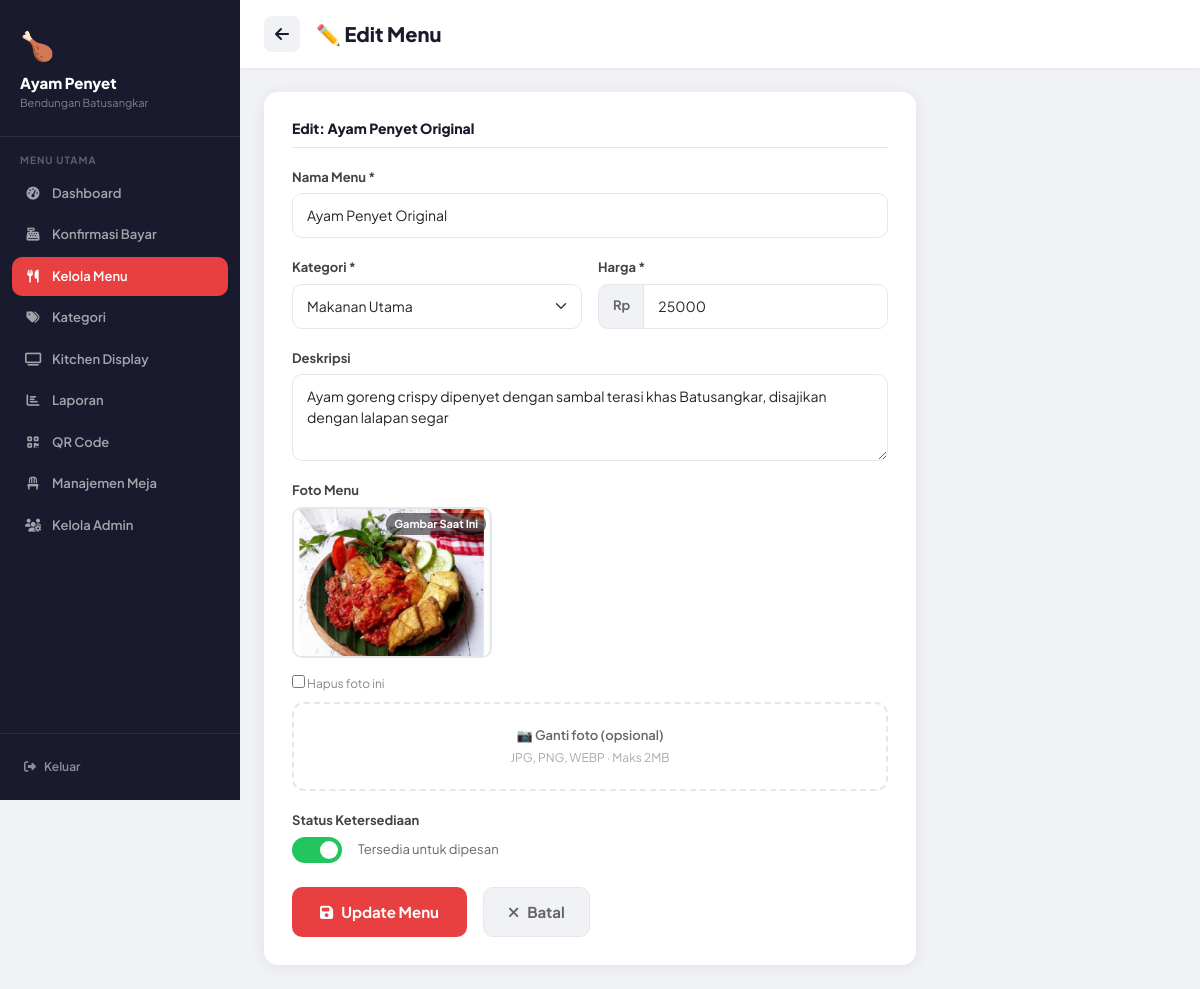
The app's page /admin/edit_menu.php?id=1 (signed in) with its own data.
### tables this page shows
CREATE TABLE `menu` (
  `id` int(11) NOT NULL,
  `id_kategori` int(11) DEFAULT 1,
  `nama_menu` varchar(150) NOT NULL,
  `deskripsi` text DEFAULT NULL,
  `harga` int(11) NOT NULL,
  `gambar` varchar(255) DEFAULT 'default.jpg',
  `tersedia` tinyint(1) DEFAULT 1,
  `created_at` datetime DEFAULT current_timestamp()
);

CREATE TABLE `kategori` (
  `id` int(11) NOT NULL,
  `nama_kategori` varchar(100) NOT NULL
);

### admin/edit_menu.php (the view, shortened to what this page needs)
<?php
require_once '../koneksi.php';
$id = (int)($_GET['id'] ?? 0);
$stmt = $conn->prepare("SELECT * FROM menu WHERE id=?");
$stmt->bind_param('i', $id);
$stmt->execute();
$menu = $stmt->get_result()->fetch_assoc();
$kategori_list = [];
$res = $conn->query("SELECT * FROM kategori ORDER BY id");
while ($row = $res->fetch_assoc()) $kategori_list[] = $row;
?>
<!DOCTYPE html>
<html lang="id">
<head>
    <link href="https://cdn.jsdelivr.net/npm/bootstrap@5.3.0/dist/css/bootstrap.min.css" rel="stylesheet">
    <link href="https://cdnjs.cloudflare.com/ajax/libs/font-awesome/6.4.0/css/all.min.css" rel="stylesheet">
</head>
<body>
<div class="sidebar">
    <div class="sidebar-logo">
        <div style="font-size:28px;margin-bottom:8px">🍗</div>
        <h2>Ayam Penyet</h2>
        <p>Bendungan Batusangkar</p>
    </div>
    <div class="nav-section">
        <div class="nav-section-label">Menu Utama</div>
        <div class="nav-item"><a href="dashboard.php"><i class="fas fa-tachometer-alt"></i> Dashboard</a></div>
        <div class="nav-item"><a href="konfirmasi_bayar.php"><i class="fas fa-cash-register"></i> Konfirmasi Bayar</a></div>
        <div class="nav-item"><a href="menu.php" class="active"><i class="fas fa-utensils"></i> Kelola Menu</a></div>
        <div class="nav-item"><a href="kategori.php"><i class="fas fa-tags"></i> Kategori</a></div>
        <div class="nav-item"><a href="kitchen.php"><i class="fas fa-tv"></i> Kitchen Display</a></div>
        <div class="nav-item"><a href="laporan.php"><i class="fas fa-chart-bar"></i> Laporan</a></div>
        <div class="nav-item"><a href="qrcode.php"><i class="fas fa-qrcode"></i> QR Code</a></div>
        <div class="nav-item"><a href="meja.php"><i class="fas fa-chair"></i> Manajemen Meja</a></div>
        <div class="nav-item"><a href="admin_user.php"><i class="fas fa-users-cog"></i> Kelola Admin</a></div>
    </div>
    <div class="sidebar-footer">
        <a href="logout.php" class="btn-logout"><i class="fas fa-sign-out-alt"></i> Keluar</a>
    </div>
</div>
<div class="main-content">
    <div class="topbar">
        <a href="menu.php" class="back-btn"><i class="fas fa-arrow-left"></i></a>
        <h1>✏️ Edit Menu</h1>
    </div>
    <div class="page-body">
        <form method="POST" enctype="multipart/form-data">
            <div class="form-card">
                <h3 class="form-section-title">Edit: <?= htmlspecialchars($menu['nama_menu']) ?></h3>
                <div class="mb-3">
                    <label class="form-label">Nama Menu *</label>
                    <input type="text" name="nama_menu" class="form-control"
                           value="<?= htmlspecialchars($menu['nama_menu']) ?>" required>
                </div>
                <div class="row g-3 mb-3">
                    <div class="col-6">
                        <label class="form-label">Kategori *</label>
                        <select name="id_kategori" class="form-select" required>
                            <?php foreach ($kategori_list as $k): ?>
                            <option value="<?= $k['id'] ?>" <?= $menu['id_kategori']==$k['id']?'selected':'' ?>>
                                <?= htmlspecialchars($k['nama_kategori']) ?>
                            </option>
                            <?php endforeach; ?>
                        </select>
                    </div>
                    <div class="col-6">
                        <label class="form-label">Harga *</label>
                        <div class="input-group">
                            <span class="input-prefix">Rp</span>
                            <input type="number" name="harga" class="form-control with-prefix"
                                   value="<?= $menu['harga'] ?>" min="0" required>
                        </div>
                    </div>
                </div>
                <div class="mb-3">
                    <label class="form-label">Deskripsi</label>
                    <textarea name="deskripsi" class="form-control" rows="3"><?= htmlspecialchars($menu['deskripsi'] ?? '') ?></textarea>
                </div>
                <div class="mb-3">
                    <label class="form-label">Foto Menu</label>
                    <?php
                    $imgPath = __DIR__ . '/assets/images/' . ($menu['gambar'] ?? '');
                    $hasCurrentImg = !empty($menu['gambar']) && $menu['gambar'] !== 'default.jpg' && file_exists($imgPath);
                    if ($hasCurrentImg):
                    ?>
                    <div class="mb-2">
                        <div style="position:relative;display:inline-block">
                            <img src="assets/images/<?= htmlspecialchars($menu['gambar']) ?>"
                                 class="current-img" alt="Foto saat ini"
                                 style="max-width:200px;max-height:160px;border-radius:10px;border:2px solid #E5E7EB;object-fit:cover">
                            <div style="position:absolute;top:6px;right:6px;background:rgba(0,0,0,0.5);border-radius:50px;padding:3px 8px;font-size:11px;color:white;font-weight:700">
                                Gambar Saat Ini
                            </div>
                        </div>
                        <br>
                        <label style="font-size:12px;color:#888;cursor:pointer">
                            <input type="checkbox" name="hapus_gambar" value="1"> Hapus foto ini
                        </label>
                    </div>
                    <?php endif; ?>
                    <div class="upload-area">
                        <p class="upload-text">📷 Ganti foto (opsional)</p>
                        <p class="upload-hint">JPG, PNG, WEBP · Maks 2MB</p>
                    </div>
                </div>
                <div class="mb-4">
                    <label class="form-label">Status Ketersediaan</label>
                    <div class="d-flex align-items-center gap-3">
                        <label class="toggle-switch">
                            <span class="toggle-slider"></span>
                        </label>
                        <span style="font-size:13px;color:#666">Tersedia untuk dipesan</span>
                    </div>
                </div>
                <div class="d-flex gap-3">
                    <button type="submit" class="btn-save"><i class="fas fa-save"></i> Update Menu</button>
                    <a href="menu.php" class="btn-cancel"><i class="fas fa-times"></i> Batal</a>
                </div>
            </div>
        </form>
    </div>
</div>
</body>
</html>

### admin/edit_menu.php (style rules this page uses)
:root { --primary: #E84040; --primary-dark: #C42E2E; --dark: #1A1A2E; --bg: #F0F2F5; --border: #E5E7EB; --radius: 14px; --shadow: 0 2px 16px rgba(0,0,0,0.07); }
* { box-sizing: border-box; }
body { font-family: 'Plus Jakarta Sans', sans-serif; background: var(--bg); margin: 0; }
.sidebar { position: fixed; top: 0; left: 0; width: 240px; height: 100vh; background: #1A1A2E; z-index: 1000; display: flex; flex-direction: column; }
.sidebar-logo { padding: 24px 20px; border-bottom: 1px solid rgba(255,255,255,0.08); }
.sidebar-logo h2 { font-size: 15px; font-weight: 800; color: white; margin: 0; }
.sidebar-logo p { font-size: 11px; color: rgba(255,255,255,0.45); margin: 3px 0 0; }
.nav-section { padding: 16px 12px 8px; }
.nav-section-label { font-size: 10px; font-weight: 700; text-transform: uppercase; letter-spacing: 1px; color: rgba(255,255,255,0.3); padding: 0 8px; margin-bottom: 6px; }
.nav-item a { display: flex; align-items: center; gap: 10px; padding: 10px 12px; border-radius: 10px; text-decoration: none; font-size: 13px; font-weight: 600; color: rgba(255,255,255,0.6); transition: all 0.2s; margin-bottom: 2px; }
.nav-item a.active { background: var(--primary); color: white; }
.nav-item a i { width: 18px; text-align: center; }
.sidebar-footer { margin-top: auto; padding: 16px 12px; border-top: 1px solid rgba(255,255,255,0.08); }
.btn-logout { display: flex; align-items: center; gap: 8px; padding: 8px 12px; border-radius: 8px; color: rgba(255,255,255,0.5); text-decoration: none; font-size: 12px; font-weight: 600; transition: all 0.2s; }
.main-content { margin-left: 240px; }
.topbar { background: white; padding: 16px 24px; display: flex; align-items: center; gap: 16px; box-shadow: 0 1px 4px rgba(0,0,0,0.06); position: sticky; top: 0; z-index: 100; }
.back-btn { width: 36px; height: 36px; background: var(--bg); border: none; border-radius: 8px; display: flex; align-items: center; justify-content: center; color: var(--dark); text-decoration: none; transition: background 0.2s; }
.topbar h1 { font-size: 20px; font-weight: 800; color: var(--dark); margin: 0; }
.page-body { padding: 24px; max-width: 700px; }
.form-card { background: white; border-radius: var(--radius); padding: 28px; box-shadow: var(--shadow); }
.form-section-title { font-size: 14px; font-weight: 800; color: var(--dark); margin: 0 0 16px; padding-bottom: 10px; border-bottom: 1.5px solid var(--border); }
.form-label { font-size: 13px; font-weight: 700; color: #444; margin-bottom: 6px; }
.form-control, .form-select { border: 1.5px solid var(--border); border-radius: 10px; padding: 11px 14px; font-size: 14px; font-family: 'Plus Jakarta Sans', sans-serif; outline: none; transition: border 0.2s; width: 100%; }
.input-prefix { background: var(--bg); border: 1.5px solid var(--border); border-right: none; border-radius: 10px 0 0 10px; padding: 11px 14px; font-size: 13px; font-weight: 700; color: #666; }
.form-control.with-prefix { border-radius: 0 10px 10px 0; }
.input-group { display: flex; }
.current-img { border-radius: 10px; max-width: 180px; margin-bottom: 12px; }
.upload-area { border: 2px dashed var(--border); border-radius: 12px; padding: 22px; text-align: center; cursor: pointer; transition: all 0.2s; position: relative; }
.upload-text { font-size: 13px; font-weight: 600; color: #666; margin: 0; }
.upload-hint { font-size: 12px; color: #aaa; margin: 4px 0 0; }
.btn-save { background: var(--primary); color: white; border: none; border-radius: 10px; padding: 13px 28px; font-size: 15px; font-weight: 700; cursor: pointer; transition: all 0.2s; font-family: 'Plus Jakarta Sans', sans-serif; display: flex; align-items: center; gap: 8px; }
.btn-cancel { background: var(--bg); color: #666; border: 1.5px solid var(--border); border-radius: 10px; padding: 13px 24px; font-size: 15px; font-weight: 700; text-decoration: none; display: flex; align-items: center; gap: 8px; transition: all 0.2s; }
.toggle-switch { position: relative; display: inline-block; width: 50px; height: 26px; }
.toggle-slider { position: absolute; cursor: pointer; top: 0; left: 0; right: 0; bottom: 0; background: #ccc; border-radius: 50px; transition: 0.3s; }
.toggle-slider:before { position: absolute; content: ""; height: 18px; width: 18px; left: 4px; bottom: 4px; background: white; border-radius: 50%; transition: 0.3s; }
input:checked + .toggle-slider { background: #22C55E; }
input:checked + .toggle-slider:before { transform: translateX(24px); }

### records on screen
menu: nama_menu "Ayam Penyet Original", id_kategori "Makanan Utama", harga "25000", deskripsi "Ayam goreng crispy dipenyet dengan sambal terasi khas Batusangkar, disajikan dengan lalapan segar", gambar (picture)
